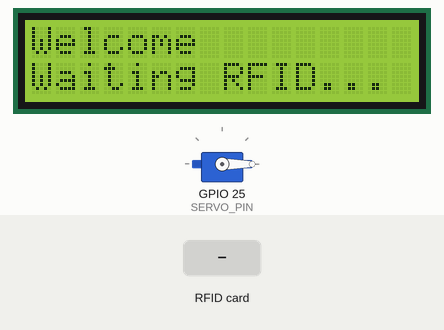
This sketch was run on a simulated ESP32. On the bench: 16×2 character LCD, servo. Inputs (shaded band) come from the test bench. WiFi joins after 1.5 s; servers stay silent unless stated; uploads are accepted with an empty reply; what the sketch prints to the serial monitor is not drawn.

Above: at 3.1 s.
3.2 s: RFID card 5E 7A 19 C4 held to the reader
At 3.34 s:
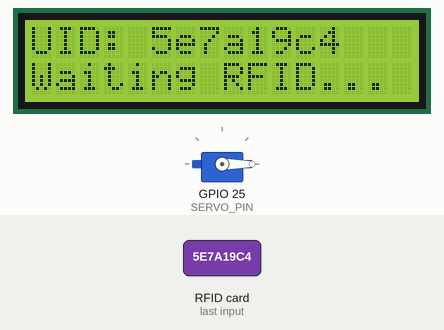
At 4.6 s:
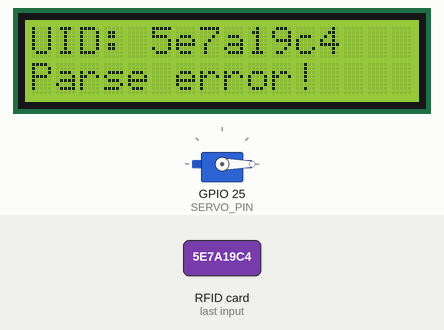
4.9 s: RFID card 5E 7A 19 C4 held to the reader
At 7.61 s:
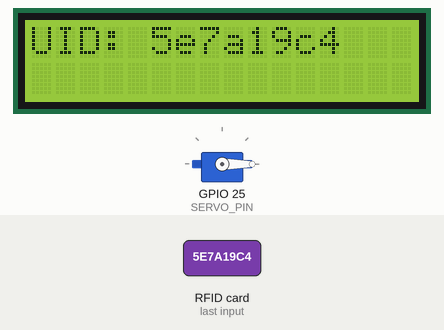
Timing chart, 0 to 9.1 s (numbered marks = the images above; inputs shaded):
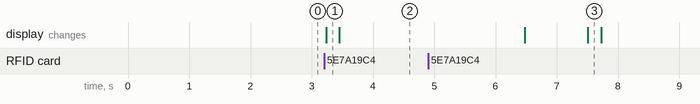

The sketch:

smartlock.ino
```cpp
#define BLYNK_TEMPLATE_ID "INPUT_YOUR_TEMPLATE_ID_HERE"
#define BLYNK_TEMPLATE_NAME "INPUT_YOUR_TEMPLATE_NAME_HERE"
#define BLYNK_AUTH_TOKEN "INPUT_YOUR_BLYNK_AUTH_TOKEN_HERE"

#include <WiFi.h>
#include <HTTPClient.h>
#include <SPI.h>
#include <MFRC522.h>
#include <ArduinoJson.h>
#include <ESP32Servo.h>
#include <BlynkSimpleEsp32.h>
#include <Wire.h>
#include <LiquidCrystal_I2C.h>

// Pin setup
#define SS_PIN        21
#define RST_PIN       22
#define SERVO_PIN     25
#define I2C_SDA       4
#define I2C_SCL       5

#define BLYNK_LED_VPIN    V1
#define BLYNK_BUTTON_VPIN V2

MFRC522 mfrc522(SS_PIN, RST_PIN);
Servo myServo;
LiquidCrystal_I2C lcd(0x27, 16, 2);

char auth[] = BLYNK_AUTH_TOKEN;
char ssid[] = "INPUT_YOUR_WIFI_SSID_HERE";
char pass[] = "INPUT_YOUR_WIFI_PASSWORD_HERE";

const char* serverName = "INPUT_YOUR_SERVER_NAME_HERE"; //Example "http://192.168.61.59:3000/check-uid"

void unlockAndLock() {
  myServo.write(180);
  Blynk.virtualWrite(BLYNK_LED_VPIN, 255);
  lcd.setCursor(0, 1);
  lcd.print("Status: OPEN     ");
  delay(4000);
  myServo.write(0);
  Blynk.virtualWrite(BLYNK_LED_VPIN, 0);
  Blynk.virtualWrite(BLYNK_BUTTON_VPIN, 0);
  lcd.setCursor(0, 1);
  lcd.print("Status: LOCKED   ");
}

BLYNK_WRITE(BLYNK_BUTTON_VPIN) {
  int pinValue = param.asInt();
  if (pinValue == 1) {
    Serial.println("🔓 Manual unlock via Blynk");
    lcd.setCursor(0, 0);
    lcd.print("Manual Unlock");
    unlockAndLock();
    lcd.setCursor(0, 0);
    lcd.print("Waiting RFID...");
  }
}

void setup() {
  Serial.begin(115200);
  SPI.begin();
  mfrc522.PCD_Init();

  Wire.begin(I2C_SDA, I2C_SCL);
  lcd.init();
  lcd.backlight();
  lcd.setCursor(0, 0);
  lcd.print("Welcome");
  lcd.setCursor(0, 1);
  lcd.print("Waiting RFID...");

  myServo.setPeriodHertz(50);
  myServo.attach(SERVO_PIN, 500, 2400);
  myServo.write(0);

  WiFi.begin(ssid, pass);
  Blynk.begin(auth, ssid, pass);

  while (WiFi.status() != WL_CONNECTED) {
    delay(1000);
    Serial.println("Connecting to WiFi...");
  }
  Serial.println("✅ WiFi Connected");
}

void loop() {
  Blynk.run();

  if (!mfrc522.PICC_IsNewCardPresent() || !mfrc522.PICC_ReadCardSerial()) {
    return;
  }

  String uidStr = "";
  for (byte i = 0; i < mfrc522.uid.size; i++) {
    uidStr += String(mfrc522.uid.uidByte[i], HEX);
  }
  uidStr.toLowerCase();

  Serial.println("🎴 UID: " + uidStr);
  lcd.setCursor(0, 0);
  lcd.print("UID:            ");
  lcd.setCursor(5, 0);
  lcd.print(uidStr.substring(0, 11));

  if (WiFi.status() == WL_CONNECTED) {
    HTTPClient http;
    http.begin(serverName);
    http.addHeader("Content-Type", "application/json");

    StaticJsonDocument<200> json;
    json["uid"] = uidStr;
    String requestBody;
    serializeJson(json, requestBody);

    int httpResponseCode = http.POST(requestBody);

    if (httpResponseCode == 200) {
      String response = http.getString();
      Serial.println("📩 Response: " + response);

      StaticJsonDocument<200> resJson;
      DeserializationError error = deserializeJson(resJson, response);

      if (!error) {
        bool access = resJson["access"];
        if (access) {
          Serial.println("✅ Access Granted");
          lcd.setCursor(0, 1);
          lcd.print("Access: GRANTED ");
          unlockAndLock();
        } else {
          Serial.println("❌ Access Denied");
          lcd.setCursor(0, 1);
          lcd.print("Access: DENIED  ");
          delay(3000);
        }
      } else {
        Serial.println("⚠️ JSON parse error!");
        lcd.setCursor(0, 1);
        lcd.print("Parse error!    ");
        delay(3000);
      }

    } else {
      Serial.println("❌ HTTP Error: " + String(httpResponseCode));
      lcd.setCursor(0, 1);
      lcd.print("HTTP Error: " + String(httpResponseCode));
      delay(3000);
    }

    http.end();
  } else {
    lcd.setCursor(0, 1);
    lcd.print("WiFi not conn.  ");
    delay(3000);
  }

  lcd.setCursor(0, 0);
  lcd.print("Waiting RFID... ");
  lcd.setCursor(0, 1);
  lcd.print("                ");

  delay(1000);
}
```

Measured:
- after the input at 3.2 s, the display: changes at once (image 1)
- after the input at 4.9 s, the display: first differs from a run without the input after 2.6 s (image 3)
